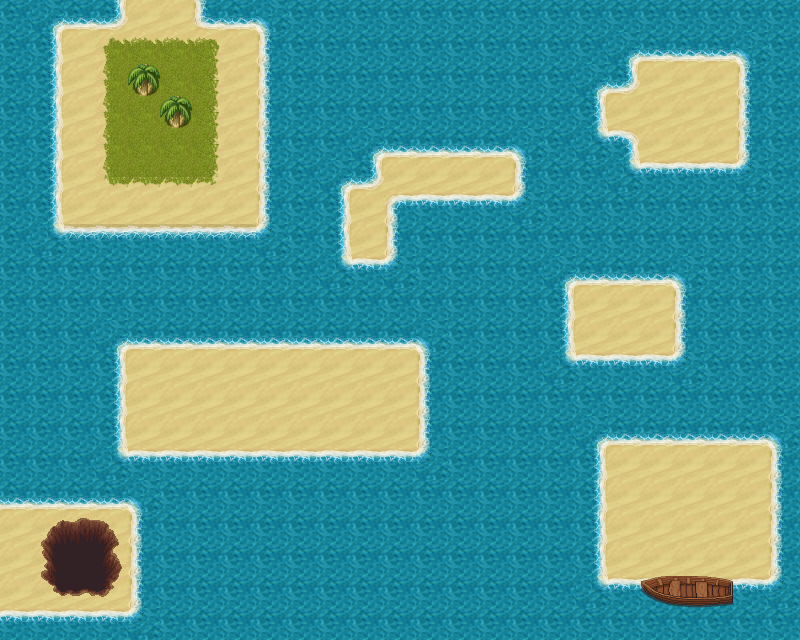

The image is a tile-based game level rendered from a .tmx file. Its description and source (layers, tilesets, objects; grid data summarised) follow:
An orthogonal 25x20 tile map with 32x32 px tiles, 3 tile layers (ground1, ground2, terrain1), 4 tilesets and 34 objects (portal1, ice1, ice2, ice3, ice4, ...).

<map version="1.0" tiledversion="1.0.3" orientation="orthogonal" renderorder="right-up" width="25" height="20" tilewidth="32" tileheight="32" nextobjectid="61">
 <properties>
  <property name="music" value="THEME_ISLAND" />
 </properties>
 <tileset firstgid="1" source="Celianna_TileA1.tsx" />
 <tileset firstgid="481" source="Celianna_TileA2.tsx" />
 <tileset firstgid="961" source="terrain.tsx" />
 <tileset firstgid="1985" source="outside_decoration.tsx" />
 <layer name="ground1" width="25" height="20">
  <data>[500 cells, 500 non-empty, 25 distinct tile ids]</data>
 </layer>
 <layer name="ground2" width="25" height="20">
  <data>[500 cells, 14 non-empty, 13 distinct tile ids]</data>
 </layer>
 <layer name="terrain1" width="25" height="20">
  <data>[500 cells, 0 non-empty, 0 distinct tile ids]</data>
 </layer>
 <objectgroup name="collision">
  <object id="17" x="677" y="282">
   <polygon points="0,0 1,77 -36,76 -26,159 122,161 121,-1" />
  </object>
  <object id="19" x="-2" y="-2" width="60" height="230" />
  <object id="20" x="607" y="579">
   <polygon points="0,0 44,3 51,23 109,25 129,3 190,2 191,62 -1,60" />
  </object>
  <object id="21" x="772" y="444" width="29" height="140" />
  <object id="24" x="59" y="0" width="64" height="29" />
  <object id="25" x="198" y="0" width="62" height="29" />
  <object id="26" x="125" y="1" width="70" height="7" />
  <object id="33" x="135" y="65">
   <polygon points="0,0 18,0 25,8 23,26 14,35 1,35 -8,23 -11,8" />
  </object>
  <object id="34" x="183" y="129">
   <polygon points="0,0 -12,0 -21,-12 -23,-23 -13,-32 2,-32 10,-20 10,-8" />
  </object>
  <object id="42" x="673" y="162" width="123" height="118" />
  <object id="43" x="739" y="2" width="59" height="160" />
  <object id="44" x="260" y="0" width="479" height="57" />
  <object id="45" x="263" y="55" width="80" height="174" />
  <object id="47" x="345" y="57" width="172" height="96" />
  <object id="48" x="633" y="59">
   <polygon points="0,0 0,25 -23,25 -38,38 -73,47 -114,86 -115,-1" />
  </object>
  <object id="49" x="518" y="195">
   <polygon points="0,0 11,-7 43,-21 64,-40 83,-61 111,-59 114,-32 114,85 55,83 31,31" />
  </object>
  <object id="50" x="344" y="153">
   <polygon points="0,0 33,3 33,20 20,32 1,32" />
  </object>
  <object id="56" x="572" y="281">
   <polygon points="0,0 -25,-55 -54,-83 -174,-81 -181,-75 -178,-26 -187,-16 -185,57 -181,64 -154,62 -146,67 -146,170 -154,176 -152,359 33,358 33,299 29,288 29,164 32,158 21,82 -2,80 -2,71" />
  </object>
  <object id="57" x="346" y="272">
   <polygon points="0,0 -1,-15 -3,-43 -139,-41 -143,-26 -139,55 -135,75 -2,72 6,62" />
  </object>
  <object id="59" x="151" y="345">
   <polygon points="0,0 2,-8 1,-108 -4,-115 -152,-115 -150,108 -31,111 -30,3" />
  </object>
  <object id="60" x="-1" y="455" width="421" height="184" />
 </objectgroup>
 <objectgroup name="interactions">
  <object id="1" name="portal1" gid="1006" x="673" y="591" width="32" height="32" />
  <object id="2" name="ice1" gid="1006" x="609" y="440" width="32" height="32" />
  <object id="3" name="ice2" gid="1006" x="601" y="404" width="32" height="32" />
  <object id="5" name="ice3" gid="1006" x="637" y="277" width="32" height="32" />
  <object id="6" name="ice4" gid="1006" x="638" y="212" width="32" height="32" />
  <object id="7" name="ice5" gid="1006" x="550" y="149" width="32" height="32" />
  <object id="8" name="ice6" gid="1006" x="528" y="175" width="32" height="32" />
  <object id="9" name="ice7" gid="1006" x="353" y="312" width="32" height="32" />
  <object id="10" name="ice8" gid="1006" x="354" y="337" width="32" height="32" />
  <object id="11" name="ice9" gid="1006" x="159" y="338" width="32" height="32" />
  <object id="12" name="ice10" gid="1006" x="160" y="287" width="32" height="32" />
  <object id="28" name="portal2" gid="1006" x="142" y="41" width="32" height="32" />
  <object id="54" name="ice3b" gid="1006" x="637" y="245" width="32" height="32" />
 </objectgroup>
 <objectgroup name="zindex" />
</map>
